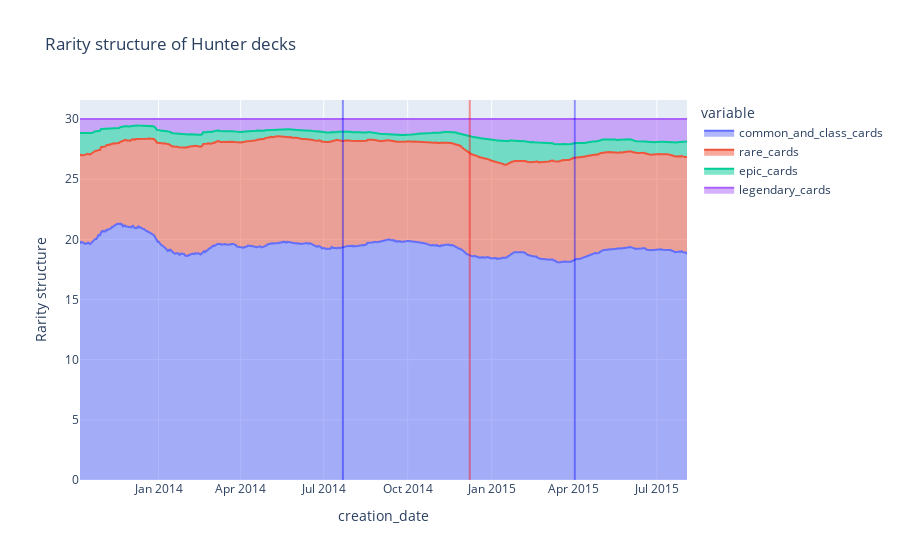

The notebook cell this image was saved under:
### Code cell
show_rarity_structure('Hunter', 50, show_sets_flag = True)

### Figure 1 — Plotly figure (JSON) as saved in the notebook; plotly's stock layout.template omitted (floating-point values rounded to 4 significant figures; data arrays with more than 128 entries replaced by an {"elided": "..."} marker saying what was removed)
{"data": [{"fillpattern": {"shape": ""}, "hovertemplate": "variable=common_and_class_cards<br>creation_date=%{x}<br>Rarity structure=%{y}<extra></extra>", "legendgroup": "common_and_class_cards", "line": {"color": "#636efa"}, "marker": {"symbol": "circle"}, "mode": "lines", "name": "common_and_class_cards", "orientation": "v", "showlegend": true, "stackgroup": "1", "type": "scatter", "x": {"elided": "663 str values"}, "xaxis": "x", "y": {"elided": "663 float values"}, "yaxis": "y"}, {"fillpattern": {"shape": ""}, "hovertemplate": "variable=rare_cards<br>creation_date=%{x}<br>Rarity structure=%{y}<extra></extra>", "legendgroup": "rare_cards", "line": {"color": "#EF553B"}, "marker": {"symbol": "circle"}, "mode": "lines", "name": "rare_cards", "orientation": "v", "showlegend": true, "stackgroup": "1", "type": "scatter", "x": {"elided": "663 str values"}, "xaxis": "x", "y": {"elided": "663 float values"}, "yaxis": "y"}, {"fillpattern": {"shape": ""}, "hovertemplate": "variable=epic_cards<br>creation_date=%{x}<br>Rarity structure=%{y}<extra></extra>", "legendgroup": "epic_cards", "line": {"color": "#00cc96"}, "marker": {"symbol": "circle"}, "mode": "lines", "name": "epic_cards", "orientation": "v", "showlegend": true, "stackgroup": "1", "type": "scatter", "x": {"elided": "663 str values"}, "xaxis": "x", "y": {"elided": "663 float values"}, "yaxis": "y"}, {"fillpattern": {"shape": ""}, "hovertemplate": "variable=legendary_cards<br>creation_date=%{x}<br>Rarity structure=%{y}<extra></extra>", "legendgroup": "legendary_cards", "line": {"color": "#ab63fa"}, "marker": {"symbol": "circle"}, "mode": "lines", "name": "legendary_cards", "orientation": "v", "showlegend": true, "stackgroup": "1", "type": "scatter", "x": {"elided": "663 str values"}, "xaxis": "x", "y": {"elided": "663 float values"}, "yaxis": "y"}], "layout": {"autosize": true, "legend": {"title": {"text": "variable"}, "tracegroupgap": 0}, "shapes": [{"line": {"color": "blue", "width": 2}, "opacity": 0.4, "type": "line", "x0": "2014-07-22T00:00:00", "x1": "2014-07-22T00:00:00", "xref": "x", "y0": 0, "y1": 1, "yref": "y domain"}, {"line": {"color": "blue", "width": 2}, "opacity": 0.4, "type": "line", "x0": "2015-04-02T00:00:00", "x1": "2015-04-02T00:00:00", "xref": "x", "y0": 0, "y1": 1, "yref": "y domain"}, {"line": {"color": "red", "width": 2}, "opacity": 0.4, "type": "line", "x0": "2014-12-08T00:00:00", "x1": "2014-12-08T00:00:00", "xref": "x", "y0": 0, "y1": 1, "yref": "y domain"}], "title": {"text": "Rarity structure of Hunter decks"}, "xaxis": {"anchor": "y", "autorange": true, "domain": [0, 1], "range": ["2013-10-07", "2015-08-03"], "title": {"text": "creation_date"}, "type": "date"}, "yaxis": {"anchor": "x", "autorange": true, "domain": [0, 1], "range": [0, 31.58], "title": {"text": "Rarity structure"}, "type": "linear"}}}
